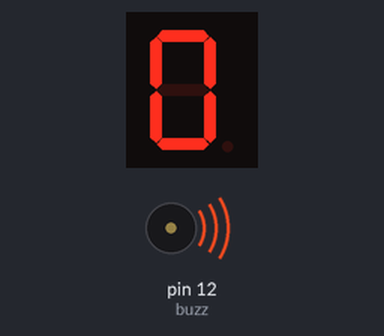
A sketch run on a simulated Arduino Uno, built with avr-gcc and run on an emulated ATmega328P. Shown: 1-digit seven-segment display, buzzer (waves = sounding, pin HIGH). Wiring (inferred from the names in the program): 1-digit 7-segment display, segments lit when HIGH: segments pin 2, pin 3, pin 4, pin 5, pin 6, pin 7, pin 8. The segment pins are drawn as the display they are named for; pins used as bus, display or sensor lines are not drawn.

Above: at 5.1 s.
At 12.37 s:
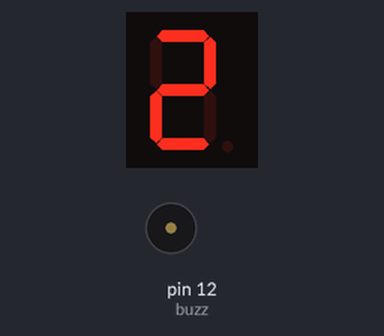
At 20.62 s:
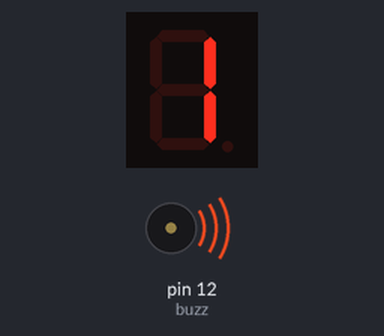
At 36.87 s:
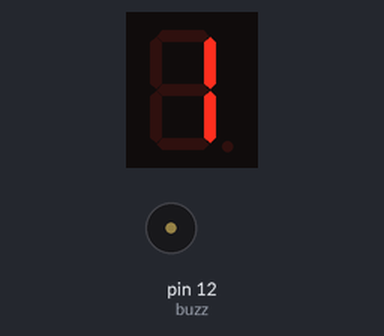
Timing chart, 0 to 38.5 s (numbered marks = the images above):
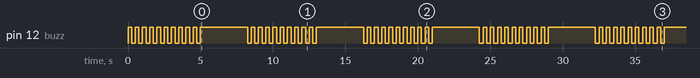

Measured:
- by itself, pin 12 (buzz): repeats every 8.0 s: 9 × (LOW 0.25 s, HIGH 0.25 s), LOW 0.25 s, HIGH 3.3 s
- what the display in image 0 shows lasts 3.5 s, from 5.0 s to 8.5 s
- what the display in image 1 shows lasts 0.5 s, from 12.0 s to 12.5 s

The sketch:

timer_7segement.ino
```cpp
// Define pins for segments a-g
const int segments[7] = {2, 3, 4, 5, 6, 7, 8};
const int buzz = 12;
byte digits[10][7] = {
  {1, 1, 1, 1, 1, 1, 0}, // 0
  {0, 1, 1, 0, 0, 0, 0}, // 1
  {1, 1, 0, 1, 1, 0, 1}, // 2
  {1, 1, 1, 1, 0, 0, 1}, // 3
  {0, 1, 1, 0, 0, 1, 1}, // 4
  {1, 0, 1, 1, 0, 1, 1}, // 5
  {1, 0, 1, 1, 1, 1, 1}, // 6
  {1, 1, 1, 0, 0, 0, 0}, // 7
  {1, 1, 1, 1, 1, 1, 1}, // 8
  {1, 1, 1, 1, 0, 1, 1}  // 9
};

void setup() {
  pinMode(buzz, OUTPUT);
  for (int i = 0; i < 7; i++) {
    pinMode(segments[i], OUTPUT);
  }
}

void displayNumber(int num) {
  for (int i = 0; i < 7; i++) {
    digitalWrite(segments[i], digits[num][i]);
  }
}

void loop() {
  for (int i = 9; i >=0; i--) {
    digitalWrite(12,HIGH);
    delay(250); // Wait 1 second between numbers
    digitalWrite(12,LOW);
    delay(250);
    displayNumber(i);
  }
  digitalWrite(buzz, HIGH); // Turn buzzer ON
  delay(3000);                   // Wait for 1 second
  digitalWrite(buzz, LOW);
}
```
